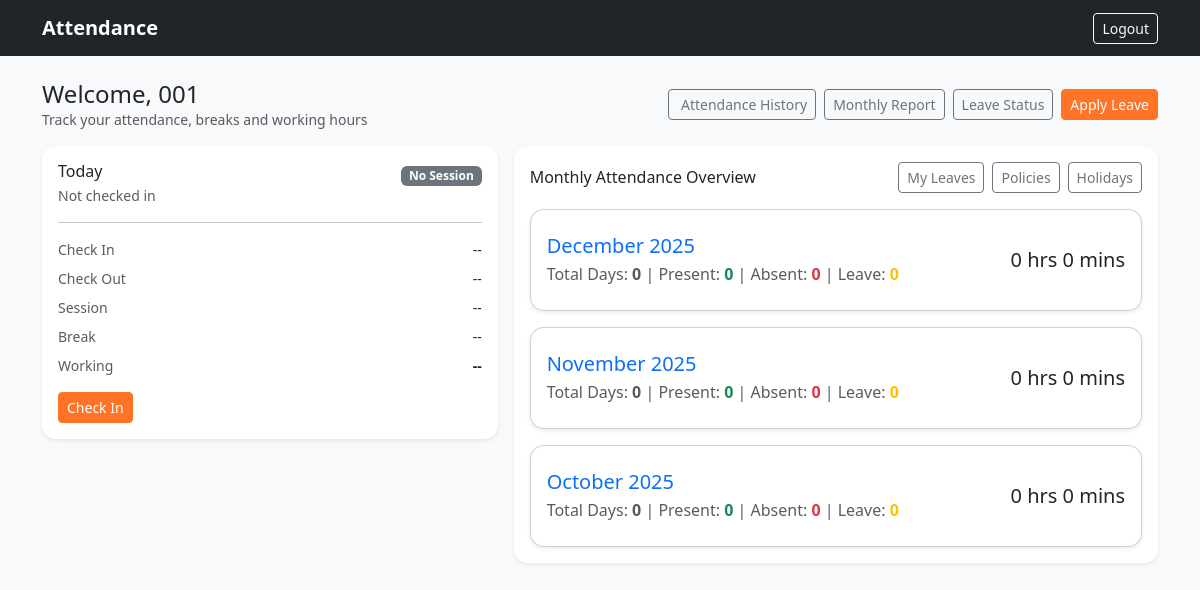
The app's page /dashboard/ (signed in), older data.
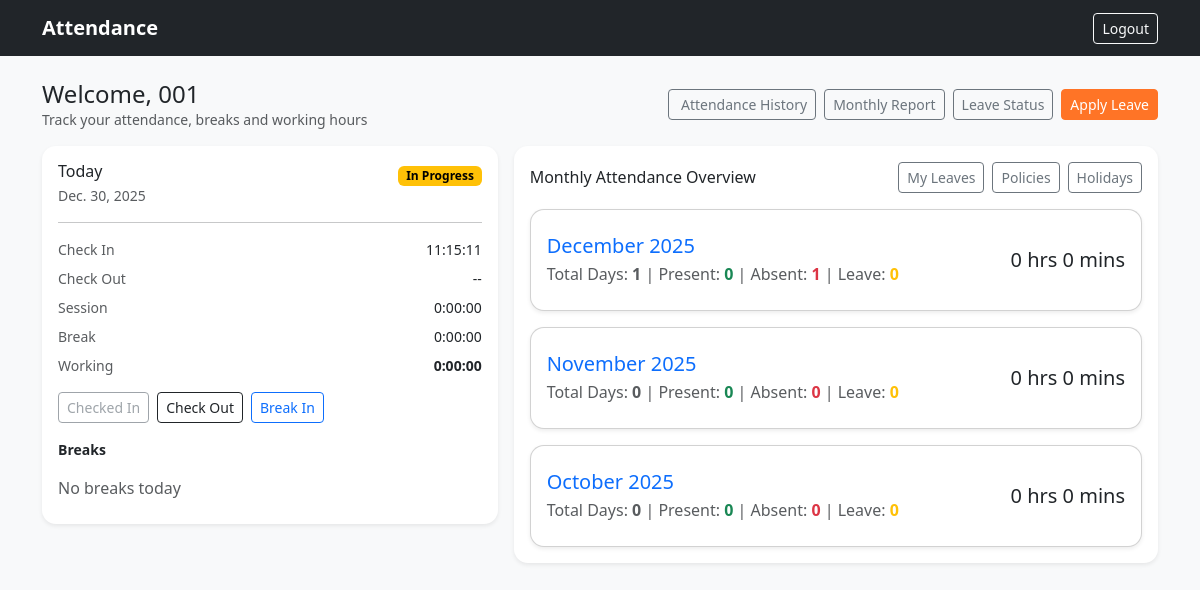
The same page, newer data.
### attendance/models.py (models this page shows, shortened)
class Attendance(models.Model):
    employee = models.ForeignKey(
        Employee,
        on_delete=models.CASCADE,
        related_name="attendances"
    )
    date = models.DateField()
    check_in = models.DateTimeField()
    check_out = models.DateTimeField(null=True, blank=True)
    class Meta:
        unique_together = ("employee", "date")
        ordering = ["-date"]
    def session_duration(self):
        if self.check_in and self.check_out:
            return self.check_out - self.check_in
        return timedelta(0)
    def session_hours_display(self):
        duration = self.session_duration()
        total_seconds = int(duration.total_seconds())
        h = total_seconds // 3600
        m = (total_seconds % 3600) // 60
        s = total_seconds % 60
        return f"{h}:{m:02d}:{s:02d}"
    def break_total_duration(self):
        total = timedelta(0)
        for br in self.breaks.all():
            if br.break_in and br.break_out:
                total += (br.break_out - br.break_in)
        return total
    def break_time_display(self):
        duration = self.break_total_duration()
        total_seconds = int(duration.total_seconds())
        h = total_seconds // 3600
        m = (total_seconds % 3600) // 60
        s = total_seconds % 60
        return f"{h}:{m:02d}:{s:02d}"
    def working_duration(self):
        working = self.session_duration() - self.break_total_duration()
        return max(working, timedelta(0))
    def working_hours_display(self):
        duration = self.working_duration()
        total_seconds = int(duration.total_seconds())
        h = total_seconds // 3600
        m = (total_seconds % 3600) // 60
        s = total_seconds % 60
        return f"{h}:{m:02d}:{s:02d}"

### attendance/views.py (the view, shortened to what this page needs)
# urls.py: path("dashboard/", views.dashboard, name="dashboard"),
@login_required
def dashboard(request):
    try:
        employee = Employee.objects.get(user=request.user)
    except Employee.DoesNotExist:
        return render(request, "employee/no_employee.html")
    if not employee.is_active:
        messages.error(request, "Your employee account is inactive. Please contact administrator.")
        return render(request, "employee/no_employee.html", {
            "message": "Your employee account is inactive. Please contact administrator."
        })
    closed_dates = auto_checkout_if_date_changed(employee)
    today = timezone.localdate()
    attendance = Attendance.objects.filter(
        employee=employee, date=today
    ).prefetch_related("breaks").first()
    monthly_summaries = []
    for i in range(3): # Current month and two previous months
        target_month = today.month - i
        target_year = today.year
        while target_month <= 0:
            target_month += 12
            target_year -= 1
        current_month = date(target_year, target_month, 1)
        if current_month.month == 12:
            month_end = date(current_month.year + 1, 1, 1) - timedelta(days=1)
        else:
            month_end = date(current_month.year, current_month.month + 1, 1) - timedelta(days=1)
        month_attendance_records = Attendance.objects.filter(
            employee=employee,
            date__gte=current_month,
            date__lte=month_end
        ).prefetch_related('breaks')
        approved_leaves = LeaveRequest.objects.filter(
            employee=employee,
            status="APPROVED"
        ).exclude(
            end_date__lt=current_month  # Leave ends before month starts
        ).exclude(
            start_date__gt=month_end  # Leave starts after month ends
        )
        total_days_month = month_attendance_records.count()
        present_days_month = month_attendance_records.filter(check_out__isnull=False).count()
        leave_days_month = 0
        working_days_month = total_days_month
        absent_days_month = working_days_month - present_days_month - leave_days_month
        absent_days_month = max(0, absent_days_month) # Ensure no negative absent days
        total_hours_month = timedelta()
        for record in month_attendance_records:
            if record.check_out and record.check_in:
                work_duration = record.check_out - record.check_in
                break_duration = timedelta()
                for break_record in record.breaks.all():
                    if break_record.break_out and break_record.break_in:
                        break_duration += break_record.break_out - break_record.break_in
                total_hours_month += work_duration - break_duration
        working_days_month = total_days_month - leave_days_month
        attendance_rate_month = (present_days_month / working_days_month * 100) if working_days_month > 0 else 0
        monthly_summaries.append({
            'month_name': current_month.strftime('%B %Y'),
            'month_value': current_month.month,
            'year_value': current_month.year,
            'total_days': total_days_month,
            'present_days': present_days_month,
            'absent_days': absent_days_month,
            'leave_days': leave_days_month,
            'total_hours': total_hours_month,
            'attendance_rate': round(attendance_rate_month, 1),
        })
    return render(
        request,
        "employee/dashboard.html",
        {"attendance": attendance, "monthly_summaries": monthly_summaries},
    )

### attendance/templatetags/time_filters.py (called while the page is built)
@register.filter
def format_duration(duration):
    if not duration:
        return "0 hrs 0 mins"
    total_seconds = int(duration.total_seconds())
    hours = total_seconds // 3600
    minutes = (total_seconds % 3600) // 60
    return f"{hours} hrs {minutes} mins"

### attendance/views.py (called while the page is built, shortened)
def auto_checkout_if_date_changed(employee):
    today = timezone.localdate()
    tz = timezone.get_current_timezone()
    stale_attendances = Attendance.objects.filter(
        employee=employee,
        check_out__isnull=True,
        date__lt=today,
    ).prefetch_related("breaks")
    if not stale_attendances.exists():
        return []

### templates/employee/dashboard.html (shortened to what the changed rows need)
{% extends "base.html" %}
{% block content %}
<div class="d-flex flex-wrap justify-content-between align-items-center gap-2 mb-3">
  <div>
    <h1 class="h4 mb-0">Welcome, {{ request.user.username }}</h1>
    <div class="text-muted small">Track your attendance, breaks and working hours</div>
  </div>
</div>
<div class="row g-3">
  <div class="col-12 col-lg-5">
    <div class="card shadow-sm border-0">
      <div class="card-body">
        <div class="d-flex justify-content-between align-items-start">
          <div>
            <h2 class="h6 mb-1">Today</h2>
            <div class="text-muted small">{% if attendance %}{{ attendance.date }}{% else %}Not checked in{% endif %}</div>
          </div>
          <div>
            {% if attendance and attendance.check_out %}
              <span class="badge text-bg-success">Completed</span>
            {% elif attendance %}
              <span class="badge text-bg-warning">In Progress</span>
            {% else %}
              <span class="badge text-bg-secondary">No Session</span>
            {% endif %}
          </div>
        </div>
        <div class="row g-2 small">
          <div class="col-6 text-muted">Check In</div>
          <div class="col-6 text-end">{% if attendance %}{{ attendance.check_in|date:"H:i:s" }}{% else %}--{% endif %}</div>
          <div class="col-6 text-muted">Check Out</div>
          <div class="col-6 text-end">{% if attendance and attendance.check_out %}{{ attendance.check_out|date:"H:i:s" }}{% else %}--{% endif %}</div>
          <div class="col-6 text-muted">Session</div>
          <div class="col-6 text-end">{% if attendance %}{{ attendance.session_hours_display }}{% else %}--{% endif %}</div>
          <div class="col-6 text-muted">Break</div>
          <div class="col-6 text-end">{% if attendance %}{{ attendance.break_time_display }}{% else %}--{% endif %}</div>
          <div class="col-6 text-muted">Working</div>
          <div class="col-6 text-end fw-semibold">{% if attendance %}{{ attendance.working_hours_display }}{% else %}--{% endif %}</div>
        </div>
        <div class="d-flex flex-wrap gap-2 mt-3">
          {% if not attendance %}
            <form method="post" action="{% url 'check_in' %}" class="d-inline">
              <button type="submit" class="btn btn-brand btn-sm">Check In</button>
            </form>
          {% else %}
            <button class="btn btn-outline-secondary btn-sm" disabled>Checked In</button>
          {% endif %}
          {% if attendance and not attendance.check_out %}
            <form method="post" action="{% url 'check_out' %}" class="d-inline">
              <button type="submit" class="btn btn-outline-dark btn-sm">Check Out</button>
            </form>
          {% elif attendance and attendance.check_out %}
            <button class="btn btn-outline-secondary btn-sm" disabled>Checked Out</button>
          {% endif %}
          {% if attendance and not attendance.check_out %}
            {% if attendance.breaks.all|length == 0 or attendance.breaks.last.break_out %}
              <form method="post" action="{% url 'break_in' %}" class="d-inline">
                <button type="submit" class="btn btn-outline-primary btn-sm">Break In</button>
              </form>
            {% else %}
              <form method="post" action="{% url 'break_out' %}" class="d-inline">
                {% csrf_token %}
                <button type="submit" class="btn btn-outline-primary btn-sm">Break Out</button>
              </form>
            {% endif %}
          {% endif %}
        </div>
        {% if attendance %}
          <div class="mt-3">
            <div class="fw-semibold small mb-2">Breaks</div>
            <div class="list-group list-group-flush">
              {% for br in attendance.breaks.all %}
                <div class="list-group-item px-0 d-flex justify-content-between">
                  <span class="text-muted">In: {{ br.break_in|date:"H:i:s" }}</span>
                  <span>{% if br.break_out %}Out: {{ br.break_out|date:"H:i:s" }}{% else %}Out: --{% endif %}</span>
                </div>
              {% empty %}
                <div class="list-group-item px-0 text-muted">No breaks today</div>
              {% endfor %}
            </div>
          </div>
        {% endif %}
      </div>
    </div>
  </div>
  <div class="col-12 col-lg-7">
    <div class="card shadow-sm border-0">
      <div class="card-body">
        <div class="d-flex justify-content-between align-items-center mb-3">
          <h2 class="h6 mb-0">Monthly Attendance Overview</h2>
        </div>
        <div class="row g-3">
          {% for summary in monthly_summaries %}
          <div class="col-12">
            <a href="{% url 'employee_attendance_history' %}?month={{ summary.month_value }}&year={{ summary.year_value }}" class="text-decoration-none text-dark">
              <div class="card shadow-sm h-100 py-2 border-left-info">
                <div class="card-body">
                  <div class="d-flex justify-content-between align-items-center">
                    <div>
                      <h5 class="mb-1 font-weight-bold text-primary">{{ summary.month_name }}</h5>
                      <div class="text-xs text-muted">
                        Total Days: <span class="fw-bold">{{ summary.total_days }}</span> |
                        Present: <span class="fw-bold text-success">{{ summary.present_days }}</span> |
                        Absent: <span class="fw-bold text-danger">{{ summary.absent_days }}</span> |
                        Leave: <span class="fw-bold text-warning">{{ summary.leave_days }}</span>
                      </div>
                    </div>
                    <div class="text-end">
                      <div class="h5 mb-0 font-weight-bold text-gray-800">{% load time_filters %}{{ summary.total_hours|format_duration }}</div>
                    </div>
                  </div>
                </div>
              </div>
            </a>
          </div>
          {% endfor %}
        </div>
      </div>
    </div>
  </div>
</div>
{% endblock %}

Row changes from the older to the newer data that the page shows:
added Attendance: date "Dec. 30, 2025", check_in "11:15:11", session_hours_display "0:00:00", break_time_display "0:00:00", working_hours_display "0:00:00"
Text that changed along with them:
{{ summary.total_days }}: "0" → "1"
{{ summary.absent_days }}: "0" → "1"
text no longer shown: "Not checked in No Session -- -- -- -- Check In"
text now shown: "In Progress Checked In Check Out Break In Breaks No breaks today"
